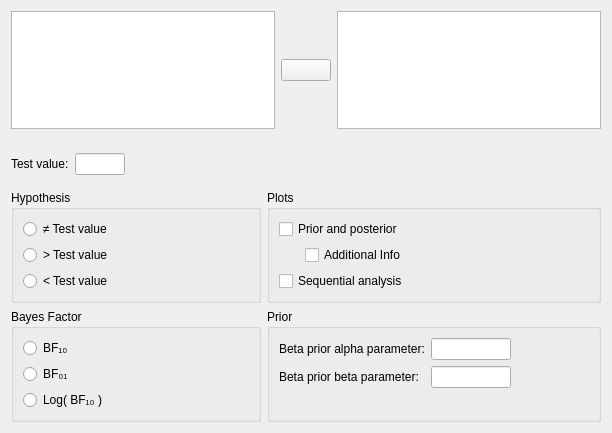
<?xml version="1.0" encoding="UTF-8"?>
<ui version="4.0">
 <class>BinomialTestBayesianForm</class>
 <widget class="QWidget" name="BinomialTestBayesianForm">
  <property name="geometry">
   <rect>
    <x>0</x>
    <y>0</y>
    <width>612</width>
    <height>433</height>
   </rect>
  </property>
  <property name="windowTitle">
   <string>Form</string>
  </property>
  <layout class="QGridLayout" name="gridLayout_2">
   <item row="4" column="1">
    <widget class="BoundGroupBox" name="Plots">
     <property name="title">
      <string>Plots</string>
     </property>
     <layout class="QGridLayout" name="gridLayout_4">
      <item row="1" column="0">
       <widget class="QWidget" name="widget" native="true">
        <property name="minimumSize">
         <size>
          <width>0</width>
          <height>10</height>
         </size>
        </property>
        <property name="maximumSize">
         <size>
          <width>20</width>
          <height>25</height>
         </size>
        </property>
       </widget>
      </item>
      <item row="0" column="0" colspan="2">
       <widget class="BoundCheckBox" name="plotPriorAndPosterior">
        <property name="enabled">
         <bool>true</bool>
        </property>
        <property name="text">
         <string>Prior and posterior</string>
        </property>
       </widget>
      </item>
      <item row="1" column="1">
       <widget class="BoundCheckBox" name="plotPriorAndPosteriorAdditionalInfo">
        <property name="enabled">
         <bool>true</bool>
        </property>
        <property name="text">
         <string>Additional Info</string>
        </property>
       </widget>
      </item>
      <item row="2" column="0" colspan="2">
       <widget class="BoundCheckBox" name="plotSequentialAnalysis">
        <property name="enabled">
         <bool>true</bool>
        </property>
        <property name="text">
         <string>Sequential analysis</string>
        </property>
       </widget>
      </item>
      <item row="1" column="2">
       <spacer name="horizontalSpacer_6">
        <property name="orientation">
         <enum>Qt::Horizontal</enum>
        </property>
        <property name="sizeHint" stdset="0">
         <size>
          <width>40</width>
          <height>20</height>
         </size>
        </property>
       </spacer>
      </item>
     </layout>
    </widget>
   </item>
   <item row="4" column="0">
    <widget class="BoundGroupBox" name="hypothesis">
     <property name="sizePolicy">
      <sizepolicy hsizetype="Preferred" vsizetype="Preferred">
       <horstretch>0</horstretch>
       <verstretch>0</verstretch>
      </sizepolicy>
     </property>
     <property name="maximumSize">
      <size>
       <width>16777215</width>
       <height>16777215</height>
      </size>
     </property>
     <property name="title">
      <string>Hypothesis</string>
     </property>
     <property name="flat">
      <bool>false</bool>
     </property>
     <layout class="QGridLayout" name="gridLayout_5">
      <item row="0" column="0">
       <widget class="QRadioButton" name="_1notEqual">
        <property name="sizePolicy">
         <sizepolicy hsizetype="Fixed" vsizetype="Fixed">
          <horstretch>0</horstretch>
          <verstretch>0</verstretch>
         </sizepolicy>
        </property>
        <property name="text">
         <string>≠ Test value</string>
        </property>
       </widget>
      </item>
      <item row="2" column="0">
       <widget class="QRadioButton" name="_3groupTwoGreater">
        <property name="sizePolicy">
         <sizepolicy hsizetype="Fixed" vsizetype="Fixed">
          <horstretch>0</horstretch>
          <verstretch>0</verstretch>
         </sizepolicy>
        </property>
        <property name="text">
         <string>&lt; Test value</string>
        </property>
       </widget>
      </item>
      <item row="1" column="0">
       <widget class="QRadioButton" name="_2groupOneGreater">
        <property name="sizePolicy">
         <sizepolicy hsizetype="Fixed" vsizetype="Fixed">
          <horstretch>0</horstretch>
          <verstretch>0</verstretch>
         </sizepolicy>
        </property>
        <property name="text">
         <string>&gt; Test value</string>
        </property>
       </widget>
      </item>
      <item row="1" column="1">
       <spacer name="horizontalSpacer_2">
        <property name="orientation">
         <enum>Qt::Horizontal</enum>
        </property>
        <property name="sizeHint" stdset="0">
         <size>
          <width>40</width>
          <height>20</height>
         </size>
        </property>
       </spacer>
      </item>
     </layout>
    </widget>
   </item>
   <item row="0" column="0" colspan="2">
    <widget class="QWidget" name="topWidget" native="true">
     <layout class="QGridLayout" name="gridLayout_3">
      <property name="leftMargin">
       <number>0</number>
      </property>
      <property name="topMargin">
       <number>0</number>
      </property>
      <property name="rightMargin">
       <number>0</number>
      </property>
      <property name="verticalSpacing">
       <number>0</number>
      </property>
      <item row="0" column="0" rowspan="3">
       <widget class="AvailableFieldsListView" name="listAvailableVariables"/>
      </item>
      <item row="0" column="1">
       <spacer name="verticalSpacer_2">
        <property name="orientation">
         <enum>Qt::Vertical</enum>
        </property>
        <property name="sizeHint" stdset="0">
         <size>
          <width>20</width>
          <height>76</height>
         </size>
        </property>
       </spacer>
      </item>
      <item row="0" column="2" rowspan="3">
       <widget class="BoundListView" name="variables"/>
      </item>
      <item row="1" column="1">
       <widget class="AssignButton" name="assignButton">
        <property name="minimumSize">
         <size>
          <width>50</width>
          <height>0</height>
         </size>
        </property>
        <property name="maximumSize">
         <size>
          <width>50</width>
          <height>16777215</height>
         </size>
        </property>
        <property name="text">
         <string/>
        </property>
       </widget>
      </item>
      <item row="2" column="1">
       <spacer name="verticalSpacer_3">
        <property name="orientation">
         <enum>Qt::Vertical</enum>
        </property>
        <property name="sizeHint" stdset="0">
         <size>
          <width>20</width>
          <height>77</height>
         </size>
        </property>
       </spacer>
      </item>
     </layout>
    </widget>
   </item>
   <item row="1" column="0" colspan="2">
    <widget class="QWidget" name="widget_5" native="true">
     <property name="sizePolicy">
      <sizepolicy hsizetype="Preferred" vsizetype="Preferred">
       <horstretch>0</horstretch>
       <verstretch>0</verstretch>
      </sizepolicy>
     </property>
     <property name="minimumSize">
      <size>
       <width>240</width>
       <height>0</height>
      </size>
     </property>
     <layout class="QGridLayout" name="gridLayout">
      <property name="leftMargin">
       <number>0</number>
      </property>
      <item row="0" column="2">
       <spacer name="horizontalSpacer">
        <property name="orientation">
         <enum>Qt::Horizontal</enum>
        </property>
        <property name="sizeHint" stdset="0">
         <size>
          <width>40</width>
          <height>20</height>
         </size>
        </property>
       </spacer>
      </item>
      <item row="0" column="0">
       <widget class="QLabel" name="label_3">
        <property name="sizePolicy">
         <sizepolicy hsizetype="Fixed" vsizetype="Fixed">
          <horstretch>0</horstretch>
          <verstretch>0</verstretch>
         </sizepolicy>
        </property>
        <property name="text">
         <string>Test value:</string>
        </property>
       </widget>
      </item>
      <item row="0" column="1">
       <widget class="BoundTextBox" name="testValue">
        <property name="sizePolicy">
         <sizepolicy hsizetype="Fixed" vsizetype="Fixed">
          <horstretch>0</horstretch>
          <verstretch>0</verstretch>
         </sizepolicy>
        </property>
        <property name="minimumSize">
         <size>
          <width>50</width>
          <height>0</height>
         </size>
        </property>
        <property name="maximumSize">
         <size>
          <width>50</width>
          <height>16777215</height>
         </size>
        </property>
       </widget>
      </item>
     </layout>
    </widget>
   </item>
   <item row="8" column="0">
    <widget class="BoundGroupBox" name="bayesFactorType">
     <property name="maximumSize">
      <size>
       <width>16777215</width>
       <height>16777215</height>
      </size>
     </property>
     <property name="title">
      <string>Bayes Factor</string>
     </property>
     <property name="flat">
      <bool>false</bool>
     </property>
     <layout class="QGridLayout" name="gridLayout_13">
      <item row="3" column="0">
       <spacer name="verticalSpacer_4">
        <property name="orientation">
         <enum>Qt::Vertical</enum>
        </property>
        <property name="sizeHint" stdset="0">
         <size>
          <width>20</width>
          <height>40</height>
         </size>
        </property>
       </spacer>
      </item>
      <item row="0" column="0">
       <widget class="QRadioButton" name="_1">
        <property name="sizePolicy">
         <sizepolicy hsizetype="Fixed" vsizetype="Fixed">
          <horstretch>0</horstretch>
          <verstretch>0</verstretch>
         </sizepolicy>
        </property>
        <property name="text">
         <string>BF₁₀</string>
        </property>
       </widget>
      </item>
      <item row="1" column="0">
       <widget class="QRadioButton" name="_2">
        <property name="sizePolicy">
         <sizepolicy hsizetype="Fixed" vsizetype="Fixed">
          <horstretch>0</horstretch>
          <verstretch>0</verstretch>
         </sizepolicy>
        </property>
        <property name="text">
         <string>BF₀₁</string>
        </property>
       </widget>
      </item>
      <item row="2" column="0">
       <widget class="QRadioButton" name="_3">
        <property name="sizePolicy">
         <sizepolicy hsizetype="Fixed" vsizetype="Fixed">
          <horstretch>0</horstretch>
          <verstretch>0</verstretch>
         </sizepolicy>
        </property>
        <property name="text">
         <string>Log( BF₁₀ )</string>
        </property>
       </widget>
      </item>
      <item row="1" column="1">
       <spacer name="horizontalSpacer_3">
        <property name="orientation">
         <enum>Qt::Horizontal</enum>
        </property>
        <property name="sizeHint" stdset="0">
         <size>
          <width>40</width>
          <height>20</height>
         </size>
        </property>
       </spacer>
      </item>
     </layout>
    </widget>
   </item>
   <item row="8" column="1">
    <widget class="BoundGroupBox" name="groupBox">
     <property name="title">
      <string>Prior</string>
     </property>
     <layout class="QGridLayout" name="gridLayout_6">
      <item row="0" column="0">
       <widget class="QLabel" name="label">
        <property name="text">
         <string>Beta prior alpha parameter:</string>
        </property>
       </widget>
      </item>
      <item row="0" column="1">
       <widget class="BoundTextBox" name="priorAlpha">
        <property name="maximumSize">
         <size>
          <width>80</width>
          <height>16777215</height>
         </size>
        </property>
       </widget>
      </item>
      <item row="0" column="2" rowspan="2">
       <spacer name="horizontalSpacer_5">
        <property name="orientation">
         <enum>Qt::Horizontal</enum>
        </property>
        <property name="sizeHint" stdset="0">
         <size>
          <width>78</width>
          <height>20</height>
         </size>
        </property>
       </spacer>
      </item>
      <item row="1" column="0">
       <widget class="QLabel" name="label_2">
        <property name="text">
         <string>Beta prior beta parameter:</string>
        </property>
       </widget>
      </item>
      <item row="1" column="1">
       <widget class="BoundTextBox" name="priorBeta">
        <property name="maximumSize">
         <size>
          <width>80</width>
          <height>16777215</height>
         </size>
        </property>
       </widget>
      </item>
      <item row="2" column="0">
       <widget class="QWidget" name="widget_2" native="true"/>
      </item>
     </layout>
    </widget>
   </item>
  </layout>
 </widget>
 <customwidgets>
  <customwidget>
   <class>AssignButton</class>
   <extends>QPushButton</extends>
   <header>widgets/assignbutton.h</header>
  </customwidget>
  <customwidget>
   <class>AvailableFieldsListView</class>
   <extends>QListView</extends>
   <header>widgets/availablefieldslistview.h</header>
  </customwidget>
  <customwidget>
   <class>BoundListView</class>
   <extends>QListView</extends>
   <header>widgets/boundlistview.h</header>
  </customwidget>
  <customwidget>
   <class>BoundTextBox</class>
   <extends>QLineEdit</extends>
   <header>widgets/boundtextbox.h</header>
  </customwidget>
  <customwidget>
   <class>BoundGroupBox</class>
   <extends>QGroupBox</extends>
   <header>widgets/boundgroupbox.h</header>
   <container>1</container>
  </customwidget>
  <customwidget>
   <class>BoundCheckBox</class>
   <extends>QCheckBox</extends>
   <header>widgets/boundcheckbox.h</header>
  </customwidget>
 </customwidgets>
 <resources/>
 <connections/>
</ui>
